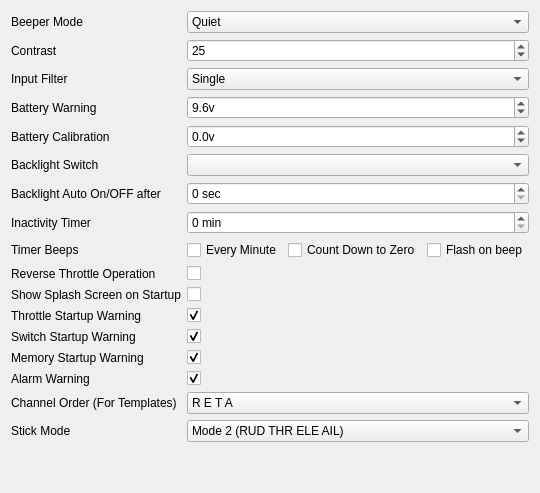
     <widget class="QWidget" name="tabSetup">
      <attribute name="title">
       <string>Setup</string>
      </attribute>
      <layout class="QGridLayout" name="gridLayout_3">
       <item row="1" column="0">
        <widget class="QLabel" name="label">
         <property name="toolTip">
          <string extracomment="Screen Contrast [20-45]"/>
         </property>
         <property name="text">
          <string>Contrast</string>
         </property>
        </widget>
       </item>
       <item row="1" column="2">
        <widget class="QSpinBox" name="contrastSB">
         <property name="toolTip">
          <string/>
         </property>
         <property name="statusTip">
          <string/>
         </property>
         <property name="whatsThis">
          <string>&lt;!DOCTYPE HTML PUBLIC &quot;-//W3C//DTD HTML 4.0//EN&quot; &quot;http://www.w3.org/TR/REC-html40/strict.dtd&quot;&gt;
&lt;html&gt;&lt;head&gt;&lt;meta name=&quot;qrichtext&quot; content=&quot;1&quot; /&gt;&lt;style type=&quot;text/css&quot;&gt;
p, li { white-space: pre-wrap; }
&lt;/style&gt;&lt;/head&gt;&lt;body style=&quot; font-family:'MS Shell Dlg 2'; font-size:8.25pt; font-weight:400; font-style:normal;&quot;&gt;
&lt;p style=&quot; margin-top:0px; margin-bottom:0px; margin-left:0px; margin-right:0px; -qt-block-indent:0; text-indent:0px;&quot;&gt;&lt;span style=&quot; font-size:8pt;&quot;&gt;LCD Screen Contrast&lt;/span&gt;&lt;/p&gt;
&lt;p style=&quot; margin-top:0px; margin-bottom:0px; margin-left:0px; margin-right:0px; -qt-block-indent:0; text-indent:0px;&quot;&gt;&lt;span style=&quot; font-size:8pt;&quot;&gt;Values can be 20-45&lt;/span&gt;&lt;/p&gt;&lt;/body&gt;&lt;/html&gt;</string>
         </property>
         <property name="minimum">
          <number>10</number>
         </property>
         <property name="maximum">
          <number>45</number>
         </property>
         <property name="value">
          <number>25</number>
         </property>
        </widget>
       </item>
       <item row="3" column="0">
        <widget class="QLabel" name="label_2">
         <property name="toolTip">
          <string extracomment="Low Battery Voltage warning [5v-10v]"/>
         </property>
         <property name="text">
          <string>Battery Warning</string>
         </property>
        </widget>
       </item>
       <item row="3" column="2">
        <widget class="QDoubleSpinBox" name="battwarningDSB">
         <property name="toolTip">
          <string/>
         </property>
         <property name="statusTip">
          <string/>
         </property>
         <property name="whatsThis">
          <string>Battery warning voltage.
This is the threashhold where the battery warning sounds.

Acceptable values are 5v..10v</string>
         </property>
         <property name="prefix">
          <string notr="true"/>
         </property>
         <property name="suffix">
          <string notr="true">v</string>
         </property>
         <property name="decimals">
          <number>1</number>
         </property>
         <property name="minimum">
          <double>5.000000000000000</double>
         </property>
         <property name="maximum">
          <double>10.000000000000000</double>
         </property>
         <property name="singleStep">
          <double>0.100000000000000</double>
         </property>
         <property name="value">
          <double>9.600000000000000</double>
         </property>
        </widget>
       </item>
       <item row="4" column="0">
        <widget class="QLabel" name="label_3">
         <property name="text">
          <string>Battery Calibration</string>
         </property>
        </widget>
       </item>
       <item row="4" column="2">
        <widget class="QDoubleSpinBox" name="battcalibDSB">
         <property name="toolTip">
          <string/>
         </property>
         <property name="statusTip">
          <string/>
         </property>
         <property name="whatsThis">
          <string>Battery calibration:
This value will be added to the measured battery voltage.  Use this value to calibrate the meter with an external meter.</string>
         </property>
         <property name="prefix">
          <string notr="true"/>
         </property>
         <property name="suffix">
          <string notr="true">v</string>
         </property>
         <property name="decimals">
          <number>1</number>
         </property>
         <property name="minimum">
          <double>-9.900000000000000</double>
         </property>
         <property name="maximum">
          <double>9.900000000000000</double>
         </property>
         <property name="singleStep">
          <double>0.100000000000000</double>
         </property>
        </widget>
       </item>
       <item row="5" column="0">
        <widget class="QLabel" name="label_4">
         <property name="text">
          <string>Backlight Switch</string>
         </property>
        </widget>
       </item>
       <item row="5" column="2">
        <widget class="QComboBox" name="backlightswCB">
         <property name="toolTip">
          <string/>
         </property>
         <property name="statusTip">
          <string/>
         </property>
         <property name="whatsThis">
          <string>This is the switch selectrion for turning on the backlight (if installed).

</string>
         </property>
         <property name="currentIndex">
          <number>-1</number>
         </property>
        </widget>
       </item>
       <item row="6" column="0">
        <widget class="QLabel" name="label_5">
         <property name="text">
          <string>Backlight Auto On/OFF after</string>
         </property>
        </widget>
       </item>
       <item row="6" column="2">
        <widget class="QSpinBox" name="backlightautoSB">
         <property name="toolTip">
          <string/>
         </property>
         <property name="statusTip">
          <string/>
         </property>
         <property name="whatsThis">
          <string>If this value is not 0, any keypress will turn on the backlight and turn it off after the specified number of seconds.</string>
         </property>
         <property name="suffix">
          <string> sec</string>
         </property>
         <property name="maximum">
          <number>600</number>
         </property>
         <property name="singleStep">
          <number>5</number>
         </property>
        </widget>
       </item>
       <item row="7" column="0">
        <widget class="QLabel" name="label_6">
         <property name="text">
          <string>Inactivity Timer</string>
         </property>
        </widget>
       </item>
       <item row="7" column="2">
        <widget class="QSpinBox" name="inactimerSB">
         <property name="toolTip">
          <string/>
         </property>
         <property name="statusTip">
          <string/>
         </property>
         <property name="whatsThis">
          <string>If not zero will sound beeps if the transmitter has been left without inputs for the specified number of minutes.</string>
         </property>
         <property name="suffix">
          <string> min</string>
         </property>
         <property name="maximum">
          <number>250</number>
         </property>
        </widget>
       </item>
       <item row="9" column="0">
        <widget class="QLabel" name="label_28">
         <property name="text">
          <string>Timer Beeps</string>
         </property>
        </widget>
       </item>
       <item row="9" column="2">
        <layout class="QHBoxLayout" name="horizontalLayout">
         <item>
          <widget class="QCheckBox" name="beepMinuteChkB">
           <property name="whatsThis">
            <string>&lt;!DOCTYPE HTML PUBLIC &quot;-//W3C//DTD HTML 4.0//EN&quot; &quot;http://www.w3.org/TR/REC-html40/strict.dtd&quot;&gt;
&lt;html&gt;&lt;head&gt;&lt;meta name=&quot;qrichtext&quot; content=&quot;1&quot; /&gt;&lt;style type=&quot;text/css&quot;&gt;
p, li { white-space: pre-wrap; }
&lt;/style&gt;&lt;/head&gt;&lt;body style=&quot; font-family:'MS Shell Dlg 2'; font-size:8.25pt; font-weight:400; font-style:normal;&quot;&gt;
&lt;p style=&quot; margin-top:0px; margin-bottom:0px; margin-left:0px; margin-right:0px; -qt-block-indent:0; text-indent:0px;&quot;&gt;&lt;span style=&quot; font-size:8pt;&quot;&gt;Single Beep Every whole Minute&lt;/span&gt;&lt;/p&gt;&lt;/body&gt;&lt;/html&gt;</string>
           </property>
           <property name="text">
            <string>Every Minute</string>
           </property>
          </widget>
         </item>
         <item>
          <widget class="QCheckBox" name="beepCountDownChkB">
           <property name="whatsThis">
            <string>Beeps at 30, 15, 10, and down from5 seconds</string>
           </property>
           <property name="text">
            <string>Count Down to Zero</string>
           </property>
          </widget>
         </item>
         <item>
          <widget class="QCheckBox" name="beepFlashChkB">
           <property name="whatsThis">
            <string>&lt;!DOCTYPE HTML PUBLIC &quot;-//W3C//DTD HTML 4.0//EN&quot; &quot;http://www.w3.org/TR/REC-html40/strict.dtd&quot;&gt;
&lt;html&gt;&lt;head&gt;&lt;meta name=&quot;qrichtext&quot; content=&quot;1&quot; /&gt;&lt;style type=&quot;text/css&quot;&gt;
p, li { white-space: pre-wrap; }
&lt;/style&gt;&lt;/head&gt;&lt;body style=&quot; font-family:'MS Shell Dlg 2'; font-size:8.25pt; font-weight:400; font-style:normal;&quot;&gt;
&lt;p style=&quot; margin-top:0px; margin-bottom:0px; margin-left:0px; margin-right:0px; -qt-block-indent:0; text-indent:0px;&quot;&gt;&lt;span style=&quot; font-size:8pt;&quot;&gt;Flash backlight on timer  beep&lt;/span&gt;&lt;/p&gt;&lt;/body&gt;&lt;/html&gt;</string>
           </property>
           <property name="text">
            <string>Flash on beep</string>
           </property>
          </widget>
         </item>
        </layout>
       </item>
       <item row="10" column="0">
        <widget class="QLabel" name="label_7">
         <property name="text">
          <string>Reverse Throttle Operation</string>
         </property>
        </widget>
       </item>
       <item row="10" column="2">
        <widget class="QCheckBox" name="thrrevChkB">
         <property name="whatsThis">
          <string>Reverse throttle operation.
If this is checked the throttle will be reversed.  Idle will be forward, trim will also be reversed and the throttle warning will be reversed as well.

</string>
         </property>
         <property name="text">
          <string/>
         </property>
        </widget>
       </item>
       <item row="11" column="0">
        <widget class="QLabel" name="label_29">
         <property name="text">
          <string>Show Splash Screen on Startup</string>
         </property>
        </widget>
       </item>
       <item row="11" column="2">
        <widget class="QCheckBox" name="splashScreenChkB">
         <property name="toolTip">
          <string>Show splash screen on startup</string>
         </property>
         <property name="whatsThis">
          <string>Show splash screen on startup</string>
         </property>
         <property name="text">
          <string/>
         </property>
        </widget>
       </item>
       <item row="12" column="0">
        <widget class="QLabel" name="label_9">
         <property name="text">
          <string>Throttle Startup Warning</string>
         </property>
        </widget>
       </item>
       <item row="12" column="2">
        <widget class="QCheckBox" name="thrwarnChkB">
         <property name="whatsThis">
          <string>&lt;!DOCTYPE HTML PUBLIC &quot;-//W3C//DTD HTML 4.0//EN&quot; &quot;http://www.w3.org/TR/REC-html40/strict.dtd&quot;&gt;
&lt;html&gt;&lt;head&gt;&lt;meta name=&quot;qrichtext&quot; content=&quot;1&quot; /&gt;&lt;style type=&quot;text/css&quot;&gt;
p, li { white-space: pre-wrap; }
&lt;/style&gt;&lt;/head&gt;&lt;body style=&quot; font-family:'MS Shell Dlg 2'; font-size:8.25pt; font-weight:400; font-style:normal;&quot;&gt;
&lt;p style=&quot; margin-top:0px; margin-bottom:0px; margin-left:0px; margin-right:0px; -qt-block-indent:0; text-indent:0px;&quot;&gt;&lt;span style=&quot; text-decoration: underline;&quot;&gt;Warnings&lt;/span&gt;&lt;/p&gt;
&lt;p style=&quot;-qt-paragraph-type:empty; margin-top:0px; margin-bottom:0px; margin-left:0px; margin-right:0px; -qt-block-indent:0; text-indent:0px;&quot;&gt;&lt;/p&gt;
&lt;p style=&quot; margin-top:0px; margin-bottom:0px; margin-left:0px; margin-right:0px; -qt-block-indent:0; text-indent:0px;&quot;&gt;These will define startup warnings.&lt;/p&gt;
&lt;p style=&quot; margin-top:0px; margin-bottom:0px; margin-left:0px; margin-right:0px; -qt-block-indent:0; text-indent:0px;&quot;&gt;Throttle warning - will alert if the throttle is not at idle during startup&lt;/p&gt;
&lt;p style=&quot; margin-top:0px; margin-bottom:0px; margin-left:0px; margin-right:0px; -qt-block-indent:0; text-indent:0px;&quot;&gt;Switch warning - will alert if switches are not in their defaul position&lt;/p&gt;
&lt;p style=&quot; margin-top:0px; margin-bottom:0px; margin-left:0px; margin-right:0px; -qt-block-indent:0; text-indent:0px;&quot;&gt;Memory warning - will alert if there's not a lot of memory left&lt;/p&gt;
&lt;p style=&quot; margin-top:0px; margin-bottom:0px; margin-left:0px; margin-right:0px; -qt-block-indent:0; text-indent:0px;&quot;&gt;Silent mode warning - will alert you if the beeper is set to quiet (0)&lt;/p&gt;&lt;/body&gt;&lt;/html&gt;</string>
         </property>
         <property name="text">
          <string/>
         </property>
         <property name="checked">
          <bool>true</bool>
         </property>
         <property name="tristate">
          <bool>false</bool>
         </property>
        </widget>
       </item>
       <item row="13" column="0">
        <widget class="QLabel" name="label_10">
         <property name="text">
          <string>Switch Startup Warning</string>
         </property>
        </widget>
       </item>
       <item row="13" column="2">
        <widget class="QCheckBox" name="switchwarnChkB">
         <property name="whatsThis">
          <string>&lt;!DOCTYPE HTML PUBLIC &quot;-//W3C//DTD HTML 4.0//EN&quot; &quot;http://www.w3.org/TR/REC-html40/strict.dtd&quot;&gt;
&lt;html&gt;&lt;head&gt;&lt;meta name=&quot;qrichtext&quot; content=&quot;1&quot; /&gt;&lt;style type=&quot;text/css&quot;&gt;
p, li { white-space: pre-wrap; }
&lt;/style&gt;&lt;/head&gt;&lt;body style=&quot; font-family:'MS Shell Dlg 2'; font-size:8.25pt; font-weight:400; font-style:normal;&quot;&gt;
&lt;p style=&quot; margin-top:0px; margin-bottom:0px; margin-left:0px; margin-right:0px; -qt-block-indent:0; text-indent:0px;&quot;&gt;&lt;span style=&quot; text-decoration: underline;&quot;&gt;Warnings&lt;/span&gt;&lt;/p&gt;
&lt;p style=&quot;-qt-paragraph-type:empty; margin-top:0px; margin-bottom:0px; margin-left:0px; margin-right:0px; -qt-block-indent:0; text-indent:0px;&quot;&gt;&lt;/p&gt;
&lt;p style=&quot; margin-top:0px; margin-bottom:0px; margin-left:0px; margin-right:0px; -qt-block-indent:0; text-indent:0px;&quot;&gt;These will define startup warnings.&lt;/p&gt;
&lt;p style=&quot; margin-top:0px; margin-bottom:0px; margin-left:0px; margin-right:0px; -qt-block-indent:0; text-indent:0px;&quot;&gt;Throttle warning - will alert if the throttle is not at idle during startup&lt;/p&gt;
&lt;p style=&quot; margin-top:0px; margin-bottom:0px; margin-left:0px; margin-right:0px; -qt-block-indent:0; text-indent:0px;&quot;&gt;Switch warning - will alert if switches are not in their defaul position&lt;/p&gt;
&lt;p style=&quot; margin-top:0px; margin-bottom:0px; margin-left:0px; margin-right:0px; -qt-block-indent:0; text-indent:0px;&quot;&gt;Memory warning - will alert if there's not a lot of memory left&lt;/p&gt;
&lt;p style=&quot; margin-top:0px; margin-bottom:0px; margin-left:0px; margin-right:0px; -qt-block-indent:0; text-indent:0px;&quot;&gt;Silent mode warning - will alert you if the beeper is set to quiet (0)&lt;/p&gt;&lt;/body&gt;&lt;/html&gt;</string>
         </property>
         <property name="text">
          <string/>
         </property>
         <property name="checked">
          <bool>true</bool>
         </property>
        </widget>
       </item>
       <item row="14" column="0">
        <widget class="QLabel" name="label_11">
         <property name="text">
          <string>Memory Startup Warning</string>
         </property>
        </widget>
       </item>
       <item row="14" column="2">
        <widget class="QCheckBox" name="memwarnChkB">
         <property name="whatsThis">
          <string>&lt;!DOCTYPE HTML PUBLIC &quot;-//W3C//DTD HTML 4.0//EN&quot; &quot;http://www.w3.org/TR/REC-html40/strict.dtd&quot;&gt;
&lt;html&gt;&lt;head&gt;&lt;meta name=&quot;qrichtext&quot; content=&quot;1&quot; /&gt;&lt;style type=&quot;text/css&quot;&gt;
p, li { white-space: pre-wrap; }
&lt;/style&gt;&lt;/head&gt;&lt;body style=&quot; font-family:'MS Shell Dlg 2'; font-size:8.25pt; font-weight:400; font-style:normal;&quot;&gt;
&lt;p style=&quot; margin-top:0px; margin-bottom:0px; margin-left:0px; margin-right:0px; -qt-block-indent:0; text-indent:0px;&quot;&gt;&lt;span style=&quot; text-decoration: underline;&quot;&gt;Warnings&lt;/span&gt;&lt;/p&gt;
&lt;p style=&quot;-qt-paragraph-type:empty; margin-top:0px; margin-bottom:0px; margin-left:0px; margin-right:0px; -qt-block-indent:0; text-indent:0px;&quot;&gt;&lt;/p&gt;
&lt;p style=&quot; margin-top:0px; margin-bottom:0px; margin-left:0px; margin-right:0px; -qt-block-indent:0; text-indent:0px;&quot;&gt;These will define startup warnings.&lt;/p&gt;
&lt;p style=&quot; margin-top:0px; margin-bottom:0px; margin-left:0px; margin-right:0px; -qt-block-indent:0; text-indent:0px;&quot;&gt;Throttle warning - will alert if the throttle is not at idle during startup&lt;/p&gt;
&lt;p style=&quot; margin-top:0px; margin-bottom:0px; margin-left:0px; margin-right:0px; -qt-block-indent:0; text-indent:0px;&quot;&gt;Switch warning - will alert if switches are not in their defaul position&lt;/p&gt;
&lt;p style=&quot; margin-top:0px; margin-bottom:0px; margin-left:0px; margin-right:0px; -qt-block-indent:0; text-indent:0px;&quot;&gt;Memory warning - will alert if there's not a lot of memory left&lt;/p&gt;
&lt;p style=&quot; margin-top:0px; margin-bottom:0px; margin-left:0px; margin-right:0px; -qt-block-indent:0; text-indent:0px;&quot;&gt;Silent mode warning - will alert you if the beeper is set to quiet (0)&lt;/p&gt;&lt;/body&gt;&lt;/html&gt;</string>
         </property>
         <property name="text">
          <string/>
         </property>
         <property name="checked">
          <bool>true</bool>
         </property>
        </widget>
       </item>
       <item row="15" column="0">
        <widget class="QLabel" name="label_27">
         <property name="text">
          <string>Alarm Warning</string>
         </property>
        </widget>
       </item>
       <item row="15" column="2">
        <widget class="QCheckBox" name="alarmwarnChkB">
         <property name="whatsThis">
          <string>&lt;!DOCTYPE HTML PUBLIC &quot;-//W3C//DTD HTML 4.0//EN&quot; &quot;http://www.w3.org/TR/REC-html40/strict.dtd&quot;&gt;
&lt;html&gt;&lt;head&gt;&lt;meta name=&quot;qrichtext&quot; content=&quot;1&quot; /&gt;&lt;style type=&quot;text/css&quot;&gt;
p, li { white-space: pre-wrap; }
&lt;/style&gt;&lt;/head&gt;&lt;body style=&quot; font-family:'MS Shell Dlg 2'; font-size:8.25pt; font-weight:400; font-style:normal;&quot;&gt;
&lt;p style=&quot; margin-top:0px; margin-bottom:0px; margin-left:0px; margin-right:0px; -qt-block-indent:0; text-indent:0px;&quot;&gt;&lt;span style=&quot; text-decoration: underline;&quot;&gt;Warnings&lt;/span&gt;&lt;/p&gt;
&lt;p style=&quot;-qt-paragraph-type:empty; margin-top:0px; margin-bottom:0px; margin-left:0px; margin-right:0px; -qt-block-indent:0; text-indent:0px;&quot;&gt;&lt;/p&gt;
&lt;p style=&quot; margin-top:0px; margin-bottom:0px; margin-left:0px; margin-right:0px; -qt-block-indent:0; text-indent:0px;&quot;&gt;These will define startup warnings.&lt;/p&gt;
&lt;p style=&quot; margin-top:0px; margin-bottom:0px; margin-left:0px; margin-right:0px; -qt-block-indent:0; text-indent:0px;&quot;&gt;Throttle warning - will alert if the throttle is not at idle during startup&lt;/p&gt;
&lt;p style=&quot; margin-top:0px; margin-bottom:0px; margin-left:0px; margin-right:0px; -qt-block-indent:0; text-indent:0px;&quot;&gt;Switch warning - will alert if switches are not in their defaul position&lt;/p&gt;
&lt;p style=&quot; margin-top:0px; margin-bottom:0px; margin-left:0px; margin-right:0px; -qt-block-indent:0; text-indent:0px;&quot;&gt;Memory warning - will alert if there's not a lot of memory left&lt;/p&gt;
&lt;p style=&quot; margin-top:0px; margin-bottom:0px; margin-left:0px; margin-right:0px; -qt-block-indent:0; text-indent:0px;&quot;&gt;Silent mode warning - will alert you if the beeper is set to quiet (0)&lt;/p&gt;&lt;/body&gt;&lt;/html&gt;</string>
         </property>
         <property name="text">
          <string/>
         </property>
         <property name="checked">
          <bool>true</bool>
         </property>
        </widget>
       </item>
       <item row="17" column="0">
        <widget class="QLabel" name="label_13">
         <property name="text">
          <string>Channel Order (For Templates)</string>
         </property>
        </widget>
       </item>
       <item row="17" column="2">
        <widget class="QComboBox" name="channelorderCB">
         <property name="toolTip">
          <string/>
         </property>
         <property name="statusTip">
          <string/>
         </property>
         <property name="whatsThis">
          <string>Channel order

This is used by the templated to determine which channel goes to what number output.</string>
         </property>
         <property name="currentIndex">
          <number>0</number>
         </property>
         <item>
          <property name="text">
           <string notr="true">R E T A</string>
          </property>
         </item>
         <item>
          <property name="text">
           <string notr="true">R E A T</string>
          </property>
         </item>
         <item>
          <property name="text">
           <string notr="true">R T E A</string>
          </property>
         </item>
         <item>
          <property name="text">
           <string notr="true">R T A E</string>
          </property>
         </item>
         <item>
          <property name="text">
           <string notr="true">R A E T</string>
          </property>
         </item>
         <item>
          <property name="text">
           <string notr="true">R A T E</string>
          </property>
         </item>
         <item>
          <property name="text">
           <string notr="true">E R T A</string>
          </property>
         </item>
         <item>
          <property name="text">
           <string notr="true">E R A T</string>
          </property>
         </item>
         <item>
          <property name="text">
           <string notr="true">E T R A</string>
          </property>
         </item>
         <item>
          <property name="text">
           <string notr="true">E T A R</string>
          </property>
         </item>
         <item>
          <property name="text">
           <string notr="true">E A R T</string>
          </property>
         </item>
         <item>
          <property name="text">
           <string notr="true">E A T R</string>
          </property>
         </item>
         <item>
          <property name="text">
           <string notr="true">T R E A</string>
          </property>
         </item>
         <item>
          <property name="text">
           <string notr="true">T R A E</string>
          </property>
         </item>
         <item>
          <property name="text">
           <string notr="true">T E R A</string>
          </property>
         </item>
         <item>
          <property name="text">
           <string notr="true">T E A R</string>
          </property>
         </item>
         <item>
          <property name="text">
           <string notr="true">T A R E</string>
          </property>
         </item>
         <item>
          <property name="text">
           <string notr="true">T A E R</string>
          </property>
         </item>
         <item>
          <property name="text">
           <string notr="true">A R E T</string>
          </property>
         </item>
         <item>
          <property name="text">
           <string notr="true">A R T E</string>
          </property>
         </item>
         <item>
          <property name="text">
           <string notr="true">A E R T</string>
          </property>
         </item>
         <item>
          <property name="text">
           <string notr="true">A E T R</string>
          </property>
         </item>
         <item>
          <property name="text">
           <string notr="true">A T R E</string>
          </property>
         </item>
         <item>
          <property name="text">
           <string notr="true">A T E R</string>
          </property>
         </item>
        </widget>
       </item>
       <item row="18" column="0">
        <widget class="QLabel" name="label_14">
         <property name="text">
          <string>Stick Mode</string>
         </property>
        </widget>
       </item>
       <item row="18" column="2">
        <widget class="QComboBox" name="stickmodeCB">
         <property name="toolTip">
          <string/>
         </property>
         <property name="statusTip">
          <string/>
         </property>
         <property name="whatsThis">
          <string>Mode selection:

Mode 1:
  Left stick:  Elevator, Rudder
  Right stick:  Throttle, Aileron

Mode 2:
  Left stick:  Throttle, Rudder
  Right stick:  Elevator, Aileron

Mode 3:
  Left stick:  Elevator, Aileron
  Right stick:  Throttle, Rudder

Mode 4:
  Left stick:  Throttle, Aileron
  Right stick:  Elevator, Rudder

</string>
         </property>
         <property name="currentIndex">
          <number>1</number>
         </property>
         <item>
          <property name="text">
           <string>Mode 1 (RUD ELE THR AIL)</string>
          </property>
         </item>
         <item>
          <property name="text">
           <string>Mode 2 (RUD THR ELE AIL)</string>
          </property>
         </item>
         <item>
          <property name="text">
           <string>Mode 3 (AIL ELE THR RUD)</string>
          </property>
         </item>
         <item>
          <property name="text">
           <string>Mode 4 (AIL THR ELE RUD)</string>
          </property>
         </item>
        </widget>
       </item>
       <item row="19" column="2">
        <spacer name="verticalSpacer_2">
         <property name="orientation">
          <enum>Qt::Vertical</enum>
         </property>
         <property name="sizeHint" stdset="0">
          <size>
           <width>20</width>
           <height>40</height>
          </size>
         </property>
        </spacer>
       </item>
       <item row="0" column="0">
        <widget class="QLabel" name="label_12">
         <property name="text">
          <string>Beeper Mode</string>
         </property>
        </widget>
       </item>
       <item row="0" column="2">
        <widget class="QComboBox" name="beeperCB">
         <property name="toolTip">
          <string/>
         </property>
         <property name="statusTip">
          <string/>
         </property>
         <property name="whatsThis">
          <string>Beeper volume

0 - Quiet.  No beeps at all.
1 - No Keys.  Normal beeps but menu keys do not beep.
2 - Normal.
3 - Loud.
4 - Extra loud.</string>
         </property>
         <item>
          <property name="text">
           <string>Quiet</string>
          </property>
         </item>
         <item>
          <property name="text">
           <string>No Keys</string>
          </property>
         </item>
         <item>
          <property name="text">
           <string>Normal</string>
          </property>
         </item>
         <item>
          <property name="text">
           <string>Long</string>
          </property>
         </item>
         <item>
          <property name="text">
           <string>Extra Long</string>
          </property>
         </item>
        </widget>
       </item>
       <item row="2" column="0">
        <widget class="QLabel" name="label_8">
         <property name="text">
          <string>Input Filter</string>
         </property>
        </widget>
       </item>
       <item row="2" column="2">
        <widget class="QComboBox" name="inputfilterCB">
         <item>
          <property name="text">
           <string>Single</string>
          </property>
         </item>
         <item>
          <property name="text">
           <string>Oversample</string>
          </property>
         </item>
         <item>
          <property name="text">
           <string>Filter</string>
          </property>
         </item>
        </widget>
       </item>
      </layout>
     </widget>
